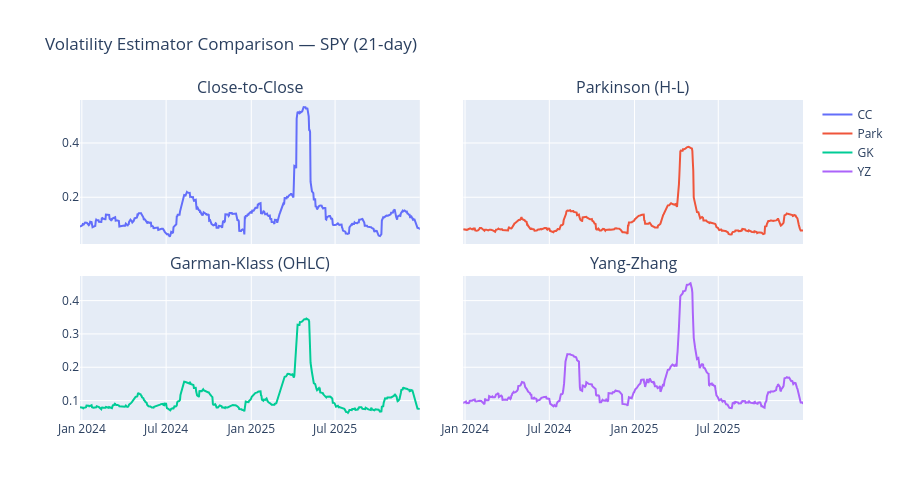

The notebook cell saved with this chart:
### Code cell
# 4-panel comparison
n = 504  # Last ~2 years for visualization
fig = make_subplots(
    rows=2,
    cols=2,
    shared_xaxes=True,
    shared_yaxes=True,
    subplot_titles=["Close-to-Close", "Parkinson (H-L)", "Garman-Klass (OHLC)", "Yang-Zhang"],
    vertical_spacing=0.10,
    horizontal_spacing=0.06,
)

for idx, (col, name) in enumerate(
    [("vol_cc", "CC"), ("vol_parkinson", "Park"), ("vol_gk", "GK"), ("vol_yz", "YZ")]
):
    row, c = idx // 2 + 1, idx % 2 + 1
    fig.add_trace(
        go.Scatter(
            x=vol_compare_df["timestamp"].to_list()[-n:],
            y=vol_compare_df[col].to_list()[-n:],
            name=name,
        ),
        row=row,
        col=c,
    )

fig.update_layout(height=500, title="Volatility Estimator Comparison — SPY (21-day)")
fig.show()

### Figure 1 — Plotly figure (JSON) as saved in the notebook; plotly's stock layout.template omitted (floating-point values rounded to 4 significant figures; data arrays with more than 128 entries replaced by an {"elided": "..."} marker saying what was removed)
{"data": [{"name": "CC", "type": "scatter", "x": {"elided": "504 str values"}, "xaxis": "x", "y": {"elided": "504 float values"}, "yaxis": "y"}, {"name": "Park", "type": "scatter", "x": {"elided": "504 str values"}, "xaxis": "x2", "y": {"elided": "504 float values"}, "yaxis": "y2"}, {"name": "GK", "type": "scatter", "x": {"elided": "504 str values"}, "xaxis": "x3", "y": {"elided": "504 float values"}, "yaxis": "y3"}, {"name": "YZ", "type": "scatter", "x": {"elided": "504 str values"}, "xaxis": "x4", "y": {"elided": "504 float values"}, "yaxis": "y4"}], "layout": {"annotations": [{"font": {"size": 16}, "showarrow": false, "text": "Close-to-Close", "x": 0.235, "xanchor": "center", "xref": "paper", "y": 1.0, "yanchor": "bottom", "yref": "paper"}, {"font": {"size": 16}, "showarrow": false, "text": "Parkinson (H-L)", "x": 0.765, "xanchor": "center", "xref": "paper", "y": 1.0, "yanchor": "bottom", "yref": "paper"}, {"font": {"size": 16}, "showarrow": false, "text": "Garman-Klass (OHLC)", "x": 0.235, "xanchor": "center", "xref": "paper", "y": 0.45, "yanchor": "bottom", "yref": "paper"}, {"font": {"size": 16}, "showarrow": false, "text": "Yang-Zhang", "x": 0.765, "xanchor": "center", "xref": "paper", "y": 0.45, "yanchor": "bottom", "yref": "paper"}], "height": 500, "title": {"text": "Volatility Estimator Comparison — SPY (21-day)"}, "xaxis": {"anchor": "y", "domain": [0.0, 0.47], "matches": "x3", "showticklabels": false}, "xaxis2": {"anchor": "y2", "domain": [0.53, 1.0], "matches": "x4", "showticklabels": false}, "xaxis3": {"anchor": "y3", "domain": [0.0, 0.47]}, "xaxis4": {"anchor": "y4", "domain": [0.53, 1.0]}, "yaxis": {"anchor": "x", "domain": [0.55, 1.0]}, "yaxis2": {"anchor": "x2", "domain": [0.55, 1.0], "matches": "y", "showticklabels": false}, "yaxis3": {"anchor": "x3", "domain": [0.0, 0.45]}, "yaxis4": {"anchor": "x4", "domain": [0.0, 0.45], "matches": "y3", "showticklabels": false}}}
